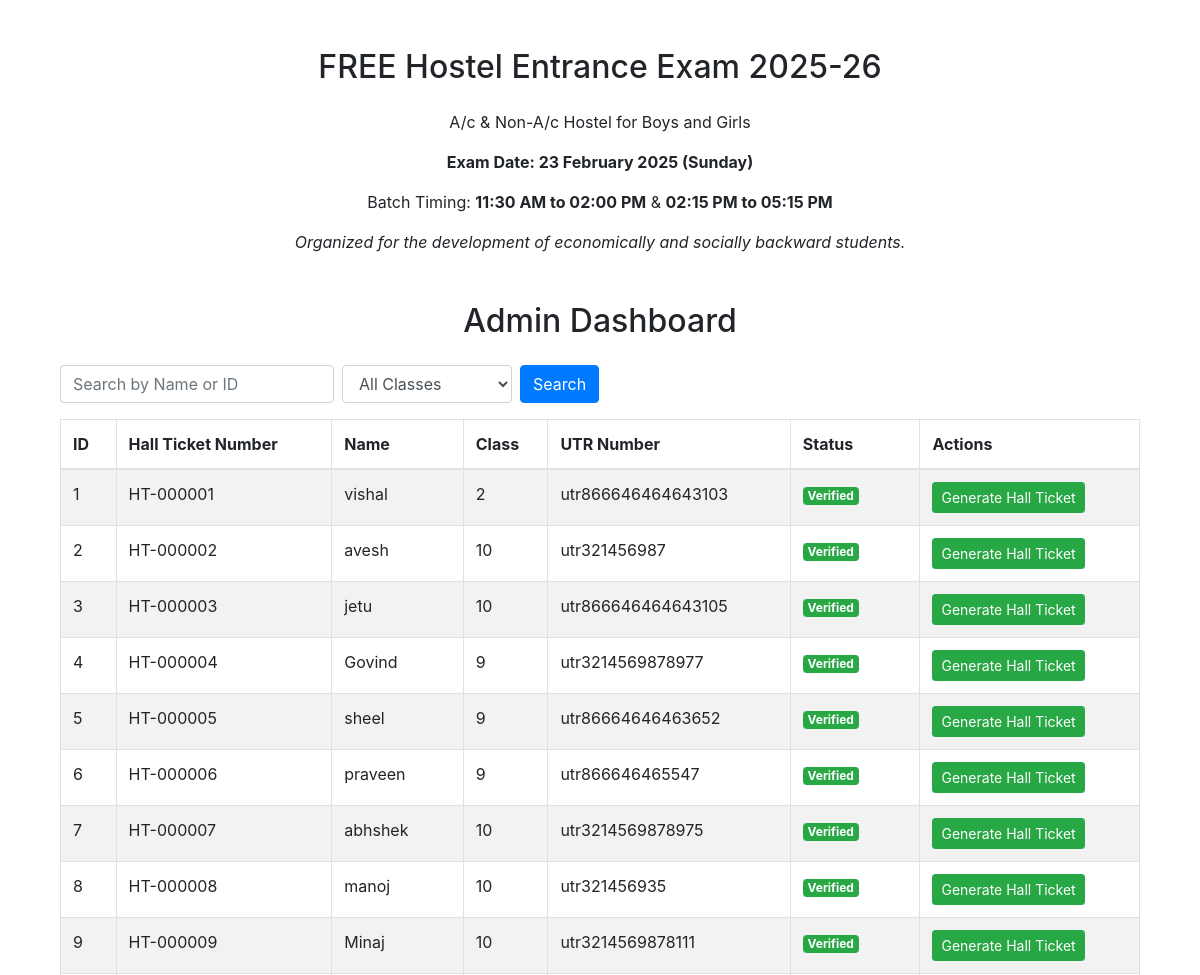
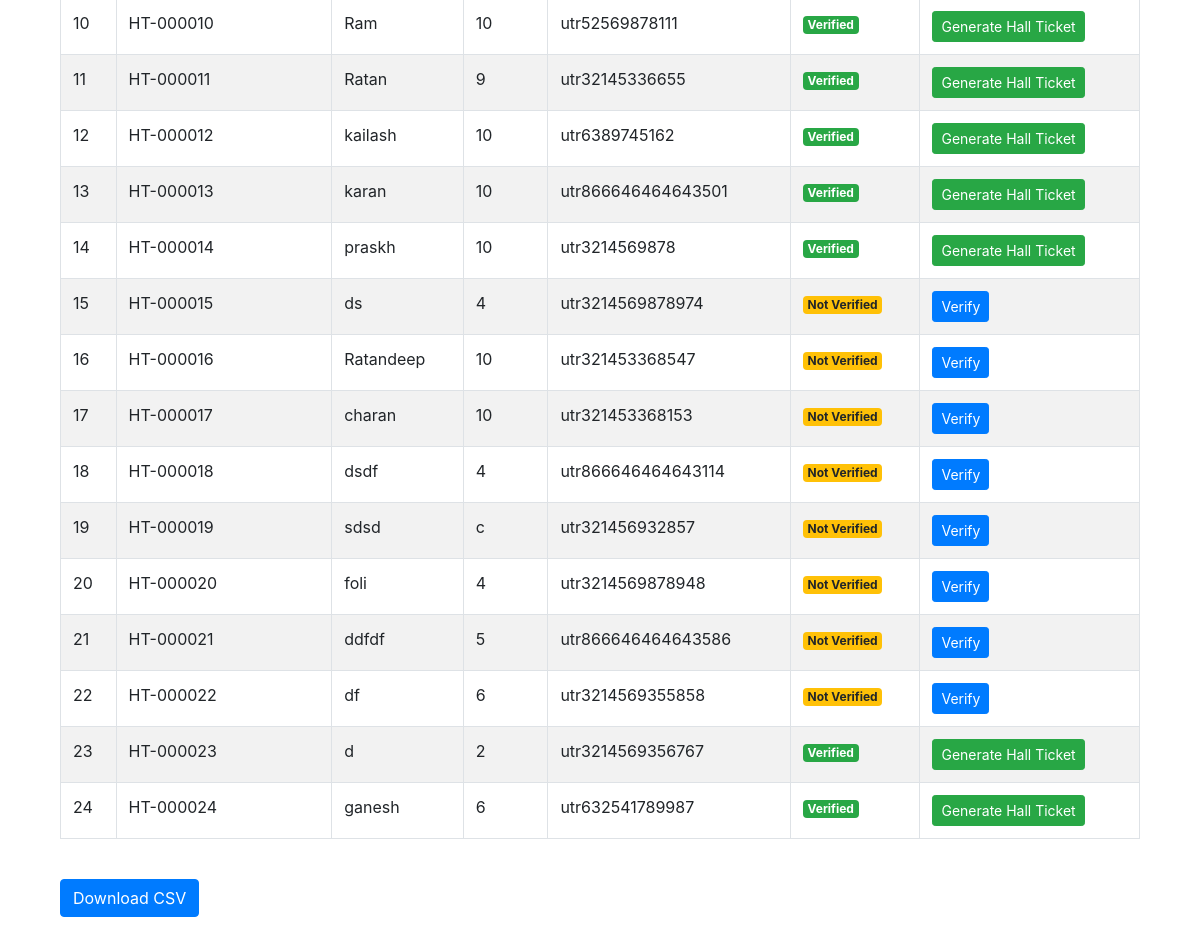
The page /admin on the database its author committed (2 pictures, top to bottom).
### tables this page shows
CREATE TABLE students (
                id INTEGER PRIMARY KEY AUTOINCREMENT,
                name TEXT NOT NULL,
                father_name TEXT NOT NULL,
                dob TEXT NOT NULL,
                class TEXT NOT NULL,
                academic_year TEXT NOT NULL,
                aadhar TEXT NOT NULL,
                village TEXT NOT NULL,
                taluka TEXT NOT NULL,
                district TEXT NOT NULL,
                pin TEXT NOT NULL,
                religion TEXT NOT NULL,
                caste TEXT NOT NULL,
                nationality TEXT NOT NULL,
                mother_tongue TEXT NOT NULL,
                medium TEXT NOT NULL,
                residential_address TEXT NOT NULL,
                phone1 TEXT NOT NULL,
                phone2 TEXT,
                photo TEXT NOT NULL,
                signature TEXT NOT NULL,
                payment_utr TEXT UNIQUE NOT NULL,
                hall_ticket TEXT UNIQUE
            , verified BOOLEAN DEFAULT FALSE, gender TEXT NOT NULL DEFAULT 'Not Specified', exam_center TEXT NOT NULL DEFAULT 'Not Assigned');

### app.py (the view)
@app.route('/admin')
def admin_dashboard():
    with get_db_connection() as conn:
        students = conn.execute("SELECT * FROM students").fetchall()
    return render_template('admin.html', students=students)

### app.py (called while the page is built)
def get_db_connection():
    conn = sqlite3.connect(DATABASE)
    conn.row_factory = sqlite3.Row
    return conn

@app.after_request
def add_header(response):
    response.headers['Cache-Control'] = 'no-store'
    return response

### templates/admin.html (shortened to what this page needs)
<!DOCTYPE html>
<html lang="en">
<head>
    <link rel="stylesheet" href="https://maxcdn.bootstrapcdn.com/bootstrap/4.5.2/css/bootstrap.min.css">
</head>
<body>
    <div class="container mt-5">
        <h2 class="text-center mb-4">FREE Hostel Entrance Exam 2025-26</h2>
        <p class="text-center">A/c & Non-A/c Hostel for Boys and Girls</p>
        <p class="text-center font-weight-bold">Exam Date: 23 February 2025 (Sunday)</p>
        <p class="text-center">Batch Timing: <strong>11:30 AM to 02:00 PM</strong> & <strong>02:15 PM to 05:15 PM</strong></p>
        <p class="text-center"><em>Organized for the development of economically and socially backward students.</em></p>
    <div class="container mt-5">
        <h2 class="text-center mb-4">Admin Dashboard</h2>
        <form class="form-inline mb-3" method="GET" action="{{ url_for('admin_dashboard') }}">
            <input type="text" name="search" class="form-control mr-2" placeholder="Search by Name or ID" value="{{ request.args.get('search', '') }}">
            <select name="class" class="form-control mr-2">
                <option value="">All Classes</option>
            </select>
            <button type="submit" class="btn btn-primary">Search</button>
        </form>
        <div class="table-responsive">
            <table class="table table-bordered table-striped">
                <thead>
                    <tr>
                        <th>ID</th>
                        <th>Hall Ticket Number</th>
                        <th>Name</th>
                        <th>Class</th>
                        <th>UTR Number</th>
                        <th>Status</th>
                        <th>Actions</th>
                    </tr>
                </thead>
                <tbody>
                    {% if students %}
                        {% for student in students %}
                            <tr>
                                <td>{{ student.id }}</td>
                                <td>{{ student.hall_ticket }}</td>
                                <td>{{ student.name }}</td>
                                <td>{{ student.class }}</td>
                                <td>{{ student.payment_utr }}</td>
                                <td>
                                    <span class="badge {% if student.verified %}badge-success{% else %}badge-warning{% endif %}">
                                        {{ 'Verified' if student.verified else 'Not Verified' }}
                                    </span>
                                </td>
                                <td>
                                    <div class="btn-group">
                                        {% if not student.verified %}
                                            <form action="{{ url_for('verify_student', student_id=student.id) }}" method="POST" style="display: inline;">
                                                <button type="submit" class="btn btn-primary btn-sm" onclick="return confirm('Are you sure you want to verify this student?')">Verify</button>
                                            </form>
                                        {% endif %}
                                        {% if student.verified %}
                                            <form action="{{ url_for('generate_hall_ticket', student_id=student.id) }}" method="POST" style="display: inline;">
                                                <button type="submit" class="btn btn-success btn-sm">Generate Hall Ticket</button>
                                            </form>
                                        {% endif %}
                                    </div>
                                </td>
                            </tr>
                        {% endfor %}
                    {% else %}
                        <tr>
                            <td colspan="7" class="text-center">No students found</td>
                        </tr>
                    {% endif %}
                </tbody>
            </table>
        </div>
        <br>
        <form action="/download_csv" method="get">
            <button type="submit" class="btn btn-primary">Download CSV</button>
        </form>
    </div>
</body>
</html>

### rows shown on the page
students: id "1", hall_ticket "HT-000001", name "vishal", class "2", payment_utr "utr866646464643103", verified "Verified"
students: id "2", hall_ticket "HT-000002", name "avesh", class "10", payment_utr "utr321456987", verified "Verified"
students: id "3", hall_ticket "HT-000003", name "jetu", class "10", payment_utr "utr866646464643105", verified "Verified"
students: id "4", hall_ticket "HT-000004", name "Govind", class "9", payment_utr "utr3214569878977", verified "Verified"
students: id "5", hall_ticket "HT-000005", name "sheel", class "9", payment_utr "utr86664646463652", verified "Verified"
students: id "6", hall_ticket "HT-000006", name "praveen", class "9", payment_utr "utr866646465547", verified "Verified"
students: id "7", hall_ticket "HT-000007", name "abhshek", class "10", payment_utr "utr3214569878975", verified "Verified"
students: id "8", hall_ticket "HT-000008", name "manoj", class "10", payment_utr "utr321456935", verified "Verified"
students: id "9", hall_ticket "HT-000009", name "Minaj", class "10", payment_utr "utr3214569878111", verified "Verified"
students: id "10", hall_ticket "HT-000010", name "Ram", class "10", payment_utr "utr52569878111", verified "Verified"
students: id "11", hall_ticket "HT-000011", name "Ratan", class "9", payment_utr "utr32145336655", verified "Verified"
students: id "12", hall_ticket "HT-000012", name "kailash", class "10", payment_utr "utr6389745162", verified "Verified"
students: id "13", hall_ticket "HT-000013", name "karan", class "10", payment_utr "utr866646464643501", verified "Verified"
students: id "14", hall_ticket "HT-000014", name "praskh", class "10", payment_utr "utr3214569878", verified "Verified"
students: id "15", hall_ticket "HT-000015", name "ds", class "4", payment_utr "utr3214569878974", verified "Not Verified"
students: id "16", hall_ticket "HT-000016", name "Ratandeep", class "10", payment_utr "utr321453368547", verified "Not Verified"
students: id "17", hall_ticket "HT-000017", name "charan", class "10", payment_utr "utr321453368153", verified "Not Verified"
students: id "18", hall_ticket "HT-000018", name "dsdf", class "4", payment_utr "utr866646464643114", verified "Not Verified"
students: id "19", hall_ticket "HT-000019", name "sdsd", class "c", payment_utr "utr321456932857", verified "Not Verified"
students: id "20", hall_ticket "HT-000020", name "foli", class "4", payment_utr "utr3214569878948", verified "Not Verified"
students: id "21", hall_ticket "HT-000021", name "ddfdf", class "5", payment_utr "utr866646464643586", verified "Not Verified"
students: id "22", hall_ticket "HT-000022", name "df", class "6", payment_utr "utr3214569355858", verified "Not Verified"
students: id "23", hall_ticket "HT-000023", name "d", class "2", payment_utr "utr3214569356767", verified "Verified"
students: id "24", hall_ticket "HT-000024", name "ganesh", class "6", payment_utr "utr632541789987", verified "Verified"
